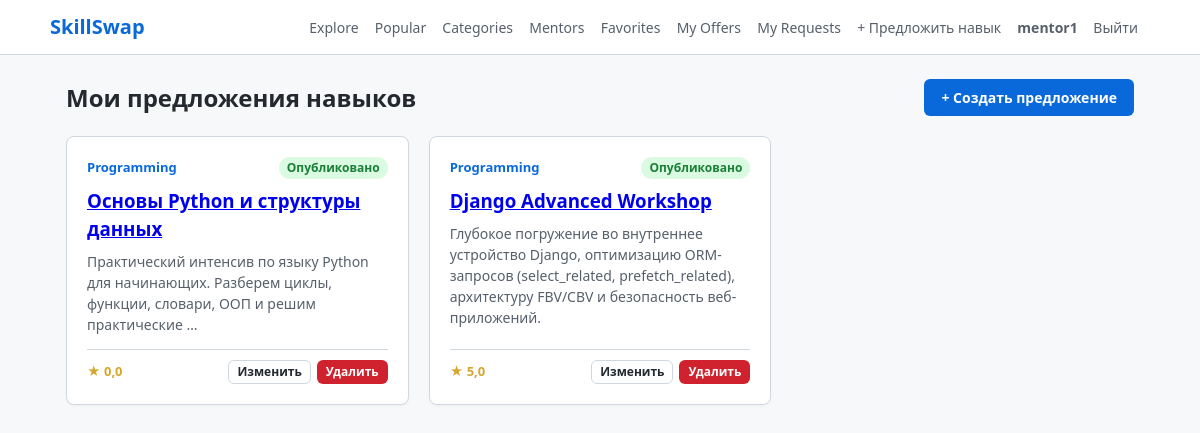
Page /my-offers/ (signed in) on the committed database.
### accounts/models.py (models this page shows, shortened)
class User(AbstractUser):
    ROLE_CHOICES = [
        ("superadmin", "Супер админ"),
        ("admin", "Админ"),
        ("user", "Юзер"),
    ]
    role = models.CharField(max_length=20, choices=ROLE_CHOICES, default="user")
    is_banned = models.BooleanField(default=False)
    avatar = models.ImageField(upload_to="avatars/", null=True, blank=True)
    bio = models.TextField(blank=True, default="")
    def is_super_admin(self) -> bool:
        return self.is_superuser or self.role == "superadmin"
    def is_any_admin(self) -> bool:
        return self.is_superuser or self.role in ("superadmin", "admin")

### offers/models.py (models this page shows, shortened)
class SkillOffer(models.Model):
    LEVEL_CHOICES = [
        ("Beginner", "Beginner"),
        ("Intermediate", "Intermediate"),
        ("Advanced", "Advanced"),
    ]
    FORMAT_CHOICES = [
        ("Online", "Online"),
        ("Offline", "Offline"),
    ]
    STATUS_CHOICES = [
        ("draft", "Draft"),
        ("pending", "Pending"),
        ("published", "Published"),
        ("rejected", "Rejected"),
    ]
    title = models.CharField(max_length=200)
    description = models.TextField()
    image = models.ImageField(upload_to="offers/", null=True, blank=True)
    category = models.ForeignKey(
        Category, on_delete=models.CASCADE, related_name="offers"
    )
    level = models.CharField(max_length=20, choices=LEVEL_CHOICES, default="Beginner")
    format = models.CharField(max_length=20, choices=FORMAT_CHOICES, default="Online")
    duration = models.CharField(max_length=50, default="60 минут")
    author = models.ForeignKey(
        settings.AUTH_USER_MODEL, on_delete=models.CASCADE, related_name="offers"
    )
    created_at = models.DateTimeField(auto_now_add=True)
    status = models.CharField(max_length=20, choices=STATUS_CHOICES, default="pending")
    class Meta:
        ordering = ["-created_at"]
    @property
    def average_rating(self) -> float:
        reviews = self.reviews.all()
        if not reviews.exists():
            return 0.0
        avg = reviews.aggregate(models.Avg("rating"))["rating__avg"]
        return round(avg, 1) if avg else 0.0

class Category(models.Model):
    name = models.CharField(max_length=100, unique=True)
    slug = models.SlugField(max_length=100, unique=True, blank=True)
    class Meta:
        ordering = ["name"]
        verbose_name_plural = "Categories"

### offers/views.py (the view)
# urls.py: path("my-offers/", views.my_offers, name="my_offers"),
@login_required
def my_offers(request: HttpRequest) -> HttpResponse:
    offers = (
        SkillOffer.objects.filter(author=request.user)
        .select_related("category")
        .prefetch_related("reviews")
        .all()
    )
    return render(request, "offers/my_offers.html", {"offers": offers})

### templates/offers/my_offers.html (shortened to what this page needs)
{% extends "base.html" %}
{% block content %}
<div style="display: flex; justify-content: space-between; align-items: center; margin-bottom: 20px;">
    <h2>Мои предложения навыков</h2>
    <a href="{% url 'offers:offer_create' %}" class="btn btn-primary">+ Создать предложение</a>
</div>
{% if offers %}
    <div class="grid">
        {% for offer in offers %}
            <div class="card" style="display: flex; flex-direction: column; justify-content: space-between;">
                <div>
                    <div style="display: flex; justify-content: space-between; align-items: center; margin-bottom: 8px;">
                        <span style="font-size: 13px; color: #0969da; font-weight: 600;">{{ offer.category.name }}</span>
                        {% if offer.status == "published" %}
                            <span class="badge badge-published">Опубликовано</span>
                        {% elif offer.status == "pending" %}
                            <span class="badge badge-pending">На модерации</span>
                        {% elif offer.status == "draft" %}
                            <span class="badge badge-draft">Черновик</span>
                        {% elif offer.status == "rejected" %}
                            <span class="badge badge-rejected">Отклонено</span>
                        {% endif %}
                    </div>
                    <h3 style="margin-bottom: 8px;">
                        <a href="{% url 'offers:offer_detail' offer_id=offer.id %}">{{ offer.title }}</a>
                    </h3>
                    <p style="font-size: 14px; color: #57606a;">
                        {{ offer.description|truncatewords:15 }}
                    </p>
                </div>
                <div style="border-top: 1px solid #d0d7de; padding-top: 10px; margin-top: 14px; display: flex; justify-content: space-between; align-items: center;">
                    <span style="font-size: 13px; color: #d4a72c; font-weight: bold;">★ {{ offer.average_rating }}</span>
                    <div style="display: flex; gap: 6px;">
                        <a href="{% url 'offers:offer_edit' offer_id=offer.id %}" class="btn btn-outline" style="padding: 2px 8px; font-size: 12px;">Изменить</a>
                        <a href="{% url 'offers:offer_delete' offer_id=offer.id %}" class="btn btn-danger" style="padding: 2px 8px; font-size: 12px;">Удалить</a>
                    </div>
                </div>
            </div>
        {% endfor %}
    </div>
{% else %}
    <div class="card" style="text-align: center; padding: 40px;">
        <p style="color: #57606a; margin-bottom: 16px;">Вы пока не создали ни одного предложения.</p>
        <a href="{% url 'offers:offer_create' %}" class="btn btn-primary">Создать первое предложение</a>
    </div>
{% endif %}
{% endblock %}

### templates/_header.html (shortened to what this page needs)
{% load static %}
<header>
    <div class="nav-container">
        <a href="{% url 'offers:explore' %}" class="brand">SkillSwap</a>
        <nav>
            <a href="{% url 'offers:explore' %}">Explore</a>
            <a href="{% url 'offers:popular' %}">Popular</a>
            <a href="{% url 'offers:categories_list' %}">Categories</a>
            <a href="{% url 'offers:mentors_list' %}">Mentors</a>
            {% if user.is_authenticated %}
                <a href="{% url 'offers:favorites_list' %}">Favorites</a>
                <a href="{% url 'offers:my_offers' %}">My Offers</a>
                <a href="{% url 'offers:my_requests' %}">My Requests</a>
                <a href="{% url 'offers:offer_create' %}">+ Предложить навык</a>
                <a href="{% url 'accounts:profile' username=user.username %}">
                    <strong>{{ user.username }}</strong>
                </a>
                <a href="{% url 'accounts:logout' %}">Выйти</a>
            {% else %}
                <a href="{% url 'accounts:login' %}">Войти</a>
                <a href="{% url 'accounts:register' %}" class="btn btn-primary" style="padding: 4px 12px; color: white;">Регистрация</a>
            {% endif %}
        </nav>
    </div>
</header>

### static/style.css (style rules this page uses)
* { box-sizing: border-box; margin: 0; padding: 0; }
body { font-family: system-ui, -apple-system, "Segoe UI", Roboto, sans-serif; color: #24292f; background-color: #f6f8fa; line-height: 1.5; padding-bottom: 50px; }
header { background-color: #ffffff; border-bottom: 1px solid #d0d7de; padding: 12px 24px; margin-bottom: 24px; }
.nav-container { max-width: 1100px; margin: 0 auto; display: flex; justify-content: space-between; align-items: center; flex-wrap: wrap; gap: 12px; }
.brand { font-size: 20px; font-weight: 700; color: #0969da; text-decoration: none; }
nav a { color: #57606a; text-decoration: none; font-size: 14px; font-weight: 500; margin-right: 12px; }
.card { background-color: #ffffff; border: 1px solid #d0d7de; border-radius: 8px; padding: 20px; margin-bottom: 20px; box-shadow: 0 1px 3px rgba(31,35,40,0.04); }
.badge { display: inline-block; padding: 2px 8px; font-size: 12px; font-weight: 600; border-radius: 12px; }
.badge-published { background-color: #dafbe1; color: #1a7f37; }
.grid { display: grid; grid-template-columns: repeat(auto-fill, minmax(300px, 1fr)); gap: 20px; }
.btn { display: inline-block; padding: 7px 16px; font-size: 14px; font-weight: 600; text-align: center; border-radius: 6px; text-decoration: none; cursor: pointer; border: 1px solid transparent; }
.btn-primary { background-color: #0969da; color: #ffffff; }
.btn-danger { background-color: #cf222e; color: #ffffff; }
.btn-outline { background-color: transparent; color: #24292f; border: 1px solid #d0d7de; }

### rows in the picture
User: username "mentor1"
SkillOffer: category.name "Programming", status "Опубликовано", title "Основы Python и структуры данных", description "Практический интенсив по языку Python для начинающих. Разберем циклы, функции, словари, ООП и решим практические …", average_rating "0,0"
SkillOffer: category.name "Programming", status "Опубликовано", title "Django Advanced Workshop", description "Глубокое погружение во внутреннее устройство Django, оптимизацию ORM-запросов (select_related, prefetch_related), архитектуру FBV/CBV и безопасность веб-приложений.", average_rating "5,0"
